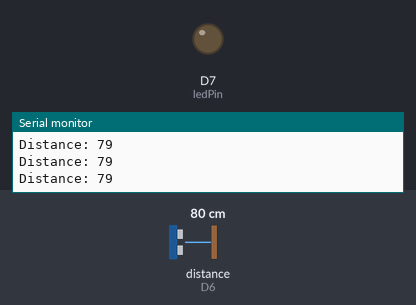
This sketch was run on a simulated ESP8266 (NodeMCU). Parts: output pins drawn as LEDs (lit = HIGH), the last lines printed to the serial monitor. Wiring (inferred from the names in the program): ultrasonic range finder: trigger D5; echo D6. The test bench sets the inputs (shaded band); at power-on: distance to the obstacle (sensor on D6) 80 cm. The echo pulse lasts 58.3 µs per cm; pins used as bus, display or sensor lines are not drawn.

Above: at 1.2 s.
1.3 s: distance to the obstacle (sensor on D6) set to 22 cm
4.3 s: distance to the obstacle (sensor on D6) set to 19 cm
At 5.5 s:
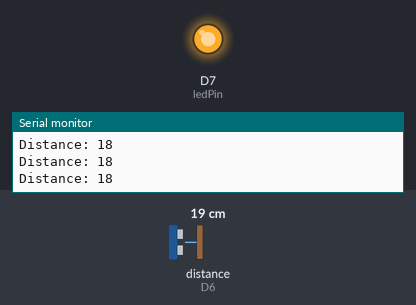
5.8 s: distance to the obstacle (sensor on D6) set to 35 cm
At 6.8 s:
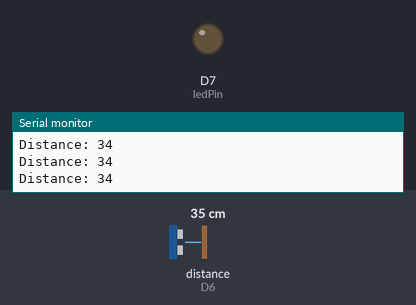
7.3 s: distance to the obstacle (sensor on D6) set to 2 cm
At 7.9 s:
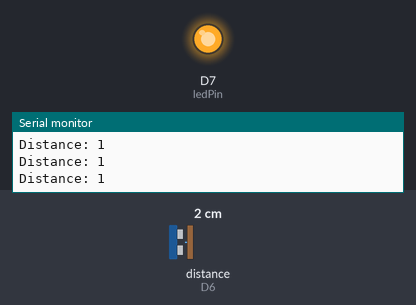
Timing chart, 0 to 9.8 s (numbered marks = the images above; inputs shaded):
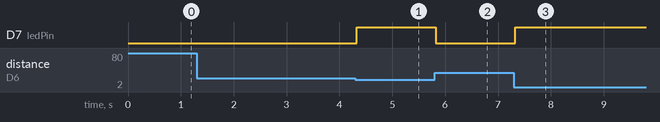

Measured:
- the behaviour switches between 21 and 20 cm on distance to the obstacle (sensor on D6) (found by bisection; images 0 and 1)
- after the input at 4.3 s, D7 (ledPin): LOW → HIGH at once
- after the input at 5.8 s, D7 (ledPin): HIGH → LOW at once
- after the input at 7.3 s, D7 (ledPin): LOW → HIGH at once

The sketch:

Ultrasonic_Sensor_LED.ino
```cpp
int trigPin = D5;
int echoPin = D6;
int ledPin = D7;
void setup() {
  pinMode(trigPin, OUTPUT);
  pinMode(echoPin, INPUT);
  pinMode(ledPin, OUTPUT);
  digitalWrite(trigPin, LOW); // clean the trigPin
  Serial.begin(9600);
}
void loop() {
  digitalWrite(trigPin, HIGH);
  delayMicroseconds(10); // triger for 10 micro seconds
  digitalWrite(trigPin, LOW);
  long duration = pulseIn(echoPin, HIGH); // Read returns the sound wave travel time in microseconds
  int distance = duration * 0.034 / 2;   // Calculating the distance
  Serial.print("Distance: ");
  Serial.println(distance);
  if (distance < 20){
    digitalWrite(ledPin, HIGH);
  }
  else{
    digitalWrite(ledPin, LOW);
  }
}
```
